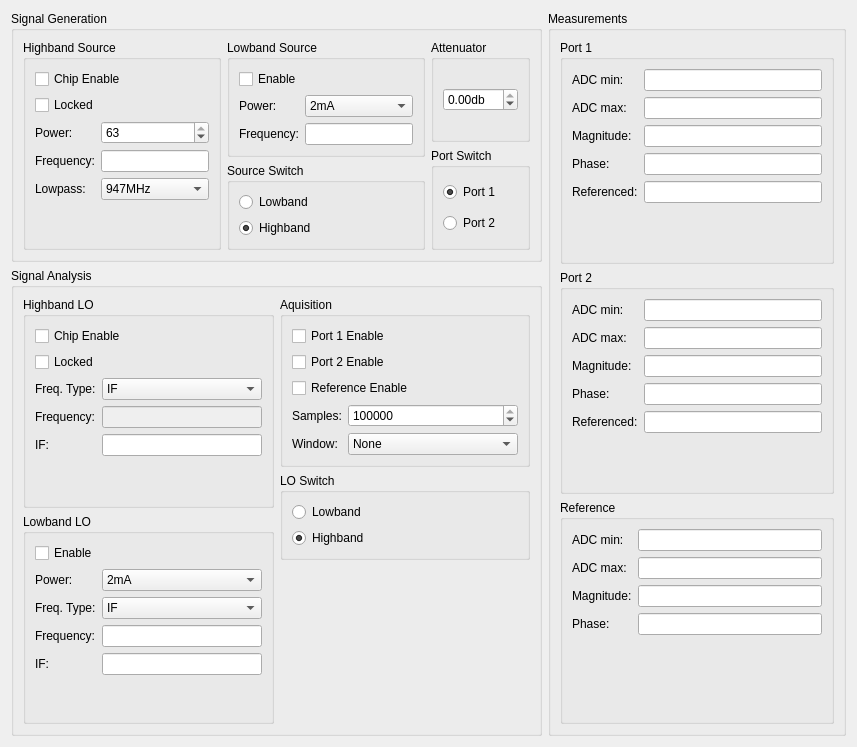
<?xml version="1.0" encoding="UTF-8"?>
<ui version="4.0">
 <class>ManualControlDialogVD0</class>
 <widget class="QDialog" name="ManualControlDialogVD0">
  <property name="windowModality">
   <enum>Qt::WindowModality::ApplicationModal</enum>
  </property>
  <property name="geometry">
   <rect>
    <x>0</x>
    <y>0</y>
    <width>857</width>
    <height>747</height>
   </rect>
  </property>
  <property name="windowTitle">
   <string>Manual System Control</string>
  </property>
  <layout class="QHBoxLayout" name="horizontalLayout_4">
   <item>
    <layout class="QVBoxLayout" name="verticalLayout_15">
     <item>
      <widget class="QGroupBox" name="groupBox_10">
       <property name="title">
        <string>Signal Generation</string>
       </property>
       <layout class="QVBoxLayout" name="verticalLayout_14">
        <item>
         <layout class="QHBoxLayout" name="horizontalLayout_3">
          <item>
           <layout class="QHBoxLayout" name="horizontalLayout_2">
            <item>
             <widget class="QGroupBox" name="groupBox">
              <property name="title">
               <string>Highband Source</string>
              </property>
              <layout class="QVBoxLayout" name="verticalLayout_10">
               <item>
                <widget class="QCheckBox" name="SourceCE">
                 <property name="text">
                  <string>Chip Enable</string>
                 </property>
                </widget>
               </item>
               <item>
                <widget class="QCheckBox" name="SourceLocked">
                 <property name="enabled">
                  <bool>true</bool>
                 </property>
                 <property name="text">
                  <string>Locked</string>
                 </property>
                </widget>
               </item>
               <item>
                <layout class="QFormLayout" name="formLayout">
                 <item row="0" column="0">
                  <widget class="QLabel" name="label">
                   <property name="text">
                    <string>Power:</string>
                   </property>
                  </widget>
                 </item>
                 <item row="1" column="0">
                  <widget class="QLabel" name="label_2">
                   <property name="text">
                    <string>Frequency:</string>
                   </property>
                  </widget>
                 </item>
                 <item row="1" column="1">
                  <widget class="SIUnitEdit" name="SourceHighFrequency"/>
                 </item>
                 <item row="2" column="0">
                  <widget class="QLabel" name="label_3">
                   <property name="text">
                    <string>Lowpass:</string>
                   </property>
                  </widget>
                 </item>
                 <item row="2" column="1">
                  <widget class="QComboBox" name="SourceLowpass">
                   <item>
                    <property name="text">
                     <string>947MHz</string>
                    </property>
                   </item>
                   <item>
                    <property name="text">
                     <string>1880MHz</string>
                    </property>
                   </item>
                   <item>
                    <property name="text">
                     <string>3500MHz</string>
                    </property>
                   </item>
                   <item>
                    <property name="text">
                     <string>None</string>
                    </property>
                   </item>
                  </widget>
                 </item>
                 <item row="0" column="1">
                  <widget class="QSpinBox" name="SourceHighPower">
                   <property name="maximum">
                    <number>63</number>
                   </property>
                   <property name="value">
                    <number>63</number>
                   </property>
                  </widget>
                 </item>
                </layout>
               </item>
              </layout>
             </widget>
            </item>
            <item>
             <layout class="QVBoxLayout" name="verticalLayout_7">
              <item>
               <widget class="QGroupBox" name="groupBox_2">
                <property name="title">
                 <string>Lowband Source</string>
                </property>
                <layout class="QVBoxLayout" name="verticalLayout_2">
                 <item>
                  <layout class="QVBoxLayout" name="verticalLayout">
                   <item>
                    <widget class="QCheckBox" name="SourceLowEnable">
                     <property name="text">
                      <string>Enable</string>
                     </property>
                    </widget>
                   </item>
                   <item>
                    <layout class="QFormLayout" name="formLayout_2">
                     <item row="0" column="0">
                      <widget class="QLabel" name="label_4">
                       <property name="text">
                        <string>Power:</string>
                       </property>
                      </widget>
                     </item>
                     <item row="0" column="1">
                      <widget class="QComboBox" name="SourceLowPower">
                       <item>
                        <property name="text">
                         <string>2mA</string>
                        </property>
                       </item>
                       <item>
                        <property name="text">
                         <string>4mA</string>
                        </property>
                       </item>
                       <item>
                        <property name="text">
                         <string>6mA</string>
                        </property>
                       </item>
                       <item>
                        <property name="text">
                         <string>8mA</string>
                        </property>
                       </item>
                      </widget>
                     </item>
                     <item row="1" column="0">
                      <widget class="QLabel" name="label_5">
                       <property name="text">
                        <string>Frequency:</string>
                       </property>
                      </widget>
                     </item>
                     <item row="1" column="1">
                      <widget class="SIUnitEdit" name="SourceLowFrequency"/>
                     </item>
                    </layout>
                   </item>
                  </layout>
                 </item>
                </layout>
               </widget>
              </item>
              <item>
               <widget class="QGroupBox" name="groupBox_3">
                <property name="title">
                 <string>Source Switch</string>
                </property>
                <layout class="QVBoxLayout" name="verticalLayout_3">
                 <item>
                  <widget class="QRadioButton" name="SwitchLowband">
                   <property name="text">
                    <string>Lowband</string>
                   </property>
                   <attribute name="buttonGroup">
                    <string notr="true">SourceSwitchGroup</string>
                   </attribute>
                  </widget>
                 </item>
                 <item>
                  <widget class="QRadioButton" name="SwitchHighband">
                   <property name="text">
                    <string>Highband</string>
                   </property>
                   <property name="checked">
                    <bool>true</bool>
                   </property>
                   <attribute name="buttonGroup">
                    <string notr="true">SourceSwitchGroup</string>
                   </attribute>
                  </widget>
                 </item>
                </layout>
               </widget>
              </item>
             </layout>
            </item>
           </layout>
          </item>
          <item>
           <layout class="QVBoxLayout" name="verticalLayout_12">
            <item>
             <widget class="QGroupBox" name="groupBox_4">
              <property name="title">
               <string>Attenuator</string>
              </property>
              <layout class="QVBoxLayout" name="verticalLayout_4">
               <item>
                <widget class="QDoubleSpinBox" name="Attenuator">
                 <property name="suffix">
                  <string>db</string>
                 </property>
                 <property name="minimum">
                  <double>-31.750000000000000</double>
                 </property>
                 <property name="maximum">
                  <double>0.000000000000000</double>
                 </property>
                 <property name="singleStep">
                  <double>0.250000000000000</double>
                 </property>
                </widget>
               </item>
              </layout>
             </widget>
            </item>
            <item>
             <widget class="QGroupBox" name="groupBox_6">
              <property name="title">
               <string>Port Switch</string>
              </property>
              <layout class="QVBoxLayout" name="verticalLayout_5">
               <item>
                <widget class="QRadioButton" name="Port1Switch">
                 <property name="text">
                  <string>Port 1</string>
                 </property>
                 <property name="checked">
                  <bool>true</bool>
                 </property>
                 <attribute name="buttonGroup">
                  <string notr="true">PortSwitchGroup</string>
                 </attribute>
                </widget>
               </item>
               <item>
                <widget class="QRadioButton" name="Port2Switch">
                 <property name="text">
                  <string>Port 2</string>
                 </property>
                 <attribute name="buttonGroup">
                  <string notr="true">PortSwitchGroup</string>
                 </attribute>
                </widget>
               </item>
              </layout>
             </widget>
            </item>
           </layout>
          </item>
         </layout>
        </item>
       </layout>
      </widget>
     </item>
     <item>
      <widget class="QGroupBox" name="groupBox_11">
       <property name="title">
        <string>Signal Analysis</string>
       </property>
       <layout class="QHBoxLayout" name="horizontalLayout" stretch="1,1">
        <item>
         <layout class="QVBoxLayout" name="verticalLayout_13">
          <item>
           <widget class="QGroupBox" name="groupBox_7">
            <property name="title">
             <string>Highband LO</string>
            </property>
            <layout class="QVBoxLayout" name="verticalLayout_6">
             <item>
              <widget class="QCheckBox" name="LOHighCE">
               <property name="text">
                <string>Chip Enable</string>
               </property>
              </widget>
             </item>
             <item>
              <widget class="QCheckBox" name="LOLocked">
               <property name="enabled">
                <bool>true</bool>
               </property>
               <property name="text">
                <string>Locked</string>
               </property>
              </widget>
             </item>
             <item>
              <layout class="QFormLayout" name="formLayout_3">
               <item row="1" column="0">
                <widget class="QLabel" name="label_7">
                 <property name="text">
                  <string>Frequency:</string>
                 </property>
                </widget>
               </item>
               <item row="1" column="1">
                <widget class="SIUnitEdit" name="LOHighFrequency">
                 <property name="enabled">
                  <bool>false</bool>
                 </property>
                </widget>
               </item>
               <item row="2" column="0">
                <widget class="QLabel" name="label_6">
                 <property name="text">
                  <string>IF:</string>
                 </property>
                </widget>
               </item>
               <item row="2" column="1">
                <widget class="SIUnitEdit" name="IFHigh"/>
               </item>
               <item row="0" column="1">
                <widget class="QComboBox" name="LOHighFreqType">
                 <item>
                  <property name="text">
                   <string>IF</string>
                  </property>
                 </item>
                 <item>
                  <property name="text">
                   <string>Absolute</string>
                  </property>
                 </item>
                </widget>
               </item>
               <item row="0" column="0">
                <widget class="QLabel" name="label_8">
                 <property name="text">
                  <string>Freq. Type:</string>
                 </property>
                </widget>
               </item>
              </layout>
             </item>
            </layout>
           </widget>
          </item>
          <item>
           <widget class="QGroupBox" name="groupBox_5">
            <property name="title">
             <string>Lowband LO</string>
            </property>
            <layout class="QVBoxLayout" name="verticalLayout_9">
             <item>
              <widget class="QCheckBox" name="LOLowEnable">
               <property name="text">
                <string>Enable</string>
               </property>
              </widget>
             </item>
             <item>
              <layout class="QFormLayout" name="formLayout_4">
               <item row="0" column="0">
                <widget class="QLabel" name="label_9">
                 <property name="text">
                  <string>Power:</string>
                 </property>
                </widget>
               </item>
               <item row="0" column="1">
                <widget class="QComboBox" name="LOLowPower">
                 <item>
                  <property name="text">
                   <string>2mA</string>
                  </property>
                 </item>
                 <item>
                  <property name="text">
                   <string>4mA</string>
                  </property>
                 </item>
                 <item>
                  <property name="text">
                   <string>6mA</string>
                  </property>
                 </item>
                 <item>
                  <property name="text">
                   <string>8mA</string>
                  </property>
                 </item>
                </widget>
               </item>
               <item row="1" column="0">
                <widget class="QLabel" name="label_11">
                 <property name="text">
                  <string>Freq. Type:</string>
                 </property>
                </widget>
               </item>
               <item row="1" column="1">
                <widget class="QComboBox" name="LOLowFreqType">
                 <item>
                  <property name="text">
                   <string>IF</string>
                  </property>
                 </item>
                 <item>
                  <property name="text">
                   <string>Absolute</string>
                  </property>
                 </item>
                </widget>
               </item>
               <item row="2" column="0">
                <widget class="QLabel" name="label_10">
                 <property name="text">
                  <string>Frequency:</string>
                 </property>
                </widget>
               </item>
               <item row="2" column="1">
                <widget class="SIUnitEdit" name="LOLowFrequency"/>
               </item>
               <item row="3" column="0">
                <widget class="QLabel" name="label_16">
                 <property name="text">
                  <string>IF:</string>
                 </property>
                </widget>
               </item>
               <item row="3" column="1">
                <widget class="SIUnitEdit" name="IFLow"/>
               </item>
              </layout>
             </item>
            </layout>
           </widget>
          </item>
         </layout>
        </item>
        <item>
         <layout class="QVBoxLayout" name="verticalLayout_20">
          <item>
           <widget class="QGroupBox" name="groupBox_9">
            <property name="title">
             <string>Aquisition</string>
            </property>
            <layout class="QVBoxLayout" name="verticalLayout_8">
             <item>
              <widget class="QCheckBox" name="Port1Enable">
               <property name="text">
                <string>Port 1 Enable</string>
               </property>
              </widget>
             </item>
             <item>
              <widget class="QCheckBox" name="Port2Enable">
               <property name="text">
                <string>Port 2 Enable</string>
               </property>
              </widget>
             </item>
             <item>
              <widget class="QCheckBox" name="RefEnable">
               <property name="text">
                <string>Reference Enable</string>
               </property>
              </widget>
             </item>
             <item>
              <layout class="QFormLayout" name="formLayout_5">
               <item row="0" column="0">
                <widget class="QLabel" name="label_12">
                 <property name="text">
                  <string>Samples:</string>
                 </property>
                </widget>
               </item>
               <item row="0" column="1">
                <widget class="QSpinBox" name="Samples">
                 <property name="minimum">
                  <number>16</number>
                 </property>
                 <property name="maximum">
                  <number>131072</number>
                 </property>
                 <property name="singleStep">
                  <number>16</number>
                 </property>
                 <property name="value">
                  <number>131072</number>
                 </property>
                </widget>
               </item>
               <item row="1" column="0">
                <widget class="QLabel" name="label_15">
                 <property name="text">
                  <string>Window:</string>
                 </property>
                </widget>
               </item>
               <item row="1" column="1">
                <widget class="QComboBox" name="cbWindow">
                 <item>
                  <property name="text">
                   <string>None</string>
                  </property>
                 </item>
                 <item>
                  <property name="text">
                   <string>Kaiser</string>
                  </property>
                 </item>
                 <item>
                  <property name="text">
                   <string>Hann</string>
                  </property>
                 </item>
                 <item>
                  <property name="text">
                   <string>Flat Top</string>
                  </property>
                 </item>
                </widget>
               </item>
              </layout>
             </item>
            </layout>
           </widget>
          </item>
          <item>
           <widget class="QGroupBox" name="groupBox_8">
            <property name="title">
             <string>LO Switch</string>
            </property>
            <layout class="QVBoxLayout" name="verticalLayout_11">
             <item>
              <widget class="QRadioButton" name="LOSwitchLowband">
               <property name="text">
                <string>Lowband</string>
               </property>
               <attribute name="buttonGroup">
                <string notr="true">LOSwitchGroup</string>
               </attribute>
              </widget>
             </item>
             <item>
              <widget class="QRadioButton" name="LOSwitchHighband">
               <property name="text">
                <string>Highband</string>
               </property>
               <property name="checked">
                <bool>true</bool>
               </property>
               <attribute name="buttonGroup">
                <string notr="true">LOSwitchGroup</string>
               </attribute>
              </widget>
             </item>
            </layout>
           </widget>
          </item>
          <item>
           <spacer name="verticalSpacer">
            <property name="orientation">
             <enum>Qt::Orientation::Vertical</enum>
            </property>
            <property name="sizeHint" stdset="0">
             <size>
              <width>20</width>
              <height>40</height>
             </size>
            </property>
           </spacer>
          </item>
         </layout>
        </item>
       </layout>
      </widget>
     </item>
    </layout>
   </item>
   <item>
    <widget class="QGroupBox" name="groupBox_12">
     <property name="title">
      <string>Measurements</string>
     </property>
     <layout class="QVBoxLayout" name="verticalLayout_16">
      <item>
       <widget class="QGroupBox" name="groupBox_16">
        <property name="title">
         <string>Port 1</string>
        </property>
        <layout class="QVBoxLayout" name="verticalLayout_19">
         <item>
          <layout class="QFormLayout" name="formLayout_9">
           <item row="0" column="0">
            <widget class="QLabel" name="label_25">
             <property name="text">
              <string>ADC min:</string>
             </property>
            </widget>
           </item>
           <item row="0" column="1">
            <widget class="QLineEdit" name="port1min"/>
           </item>
           <item row="1" column="0">
            <widget class="QLabel" name="label_26">
             <property name="text">
              <string>ADC max:</string>
             </property>
            </widget>
           </item>
           <item row="1" column="1">
            <widget class="QLineEdit" name="port1max"/>
           </item>
           <item row="2" column="0">
            <widget class="QLabel" name="label_27">
             <property name="text">
              <string>Magnitude:</string>
             </property>
            </widget>
           </item>
           <item row="2" column="1">
            <widget class="QLineEdit" name="port1mag"/>
           </item>
           <item row="3" column="0">
            <widget class="QLabel" name="label_28">
             <property name="text">
              <string>Phase:</string>
             </property>
            </widget>
           </item>
           <item row="3" column="1">
            <widget class="QLineEdit" name="port1phase"/>
           </item>
           <item row="4" column="0">
            <widget class="QLabel" name="label_13">
             <property name="text">
              <string>Referenced:</string>
             </property>
            </widget>
           </item>
           <item row="4" column="1">
            <widget class="QLineEdit" name="port1referenced"/>
           </item>
          </layout>
         </item>
        </layout>
       </widget>
      </item>
      <item>
       <widget class="QGroupBox" name="groupBox_14">
        <property name="title">
         <string>Port 2</string>
        </property>
        <layout class="QVBoxLayout" name="verticalLayout_17">
         <item>
          <layout class="QFormLayout" name="formLayout_7">
           <item row="0" column="0">
            <widget class="QLabel" name="label_17">
             <property name="text">
              <string>ADC min:</string>
             </property>
            </widget>
           </item>
           <item row="0" column="1">
            <widget class="QLineEdit" name="port2min"/>
           </item>
           <item row="1" column="0">
            <widget class="QLabel" name="label_18">
             <property name="text">
              <string>ADC max:</string>
             </property>
            </widget>
           </item>
           <item row="1" column="1">
            <widget class="QLineEdit" name="port2max"/>
           </item>
           <item row="2" column="0">
            <widget class="QLabel" name="label_19">
             <property name="text">
              <string>Magnitude:</string>
             </property>
            </widget>
           </item>
           <item row="2" column="1">
            <widget class="QLineEdit" name="port2mag"/>
           </item>
           <item row="3" column="0">
            <widget class="QLabel" name="label_20">
             <property name="text">
              <string>Phase:</string>
             </property>
            </widget>
           </item>
           <item row="3" column="1">
            <widget class="QLineEdit" name="port2phase"/>
           </item>
           <item row="4" column="0">
            <widget class="QLabel" name="label_14">
             <property name="text">
              <string>Referenced:</string>
             </property>
            </widget>
           </item>
           <item row="4" column="1">
            <widget class="QLineEdit" name="port2referenced"/>
           </item>
          </layout>
         </item>
        </layout>
       </widget>
      </item>
      <item>
       <widget class="QGroupBox" name="groupBox_15">
        <property name="title">
         <string>Reference</string>
        </property>
        <layout class="QVBoxLayout" name="verticalLayout_18">
         <item>
          <layout class="QFormLayout" name="formLayout_8">
           <item row="0" column="0">
            <widget class="QLabel" name="label_21">
             <property name="text">
              <string>ADC min:</string>
             </property>
            </widget>
           </item>
           <item row="0" column="1">
            <widget class="QLineEdit" name="refmin"/>
           </item>
           <item row="1" column="0">
            <widget class="QLabel" name="label_22">
             <property name="text">
              <string>ADC max:</string>
             </property>
            </widget>
           </item>
           <item row="1" column="1">
            <widget class="QLineEdit" name="refmax"/>
           </item>
           <item row="2" column="0">
            <widget class="QLabel" name="label_23">
             <property name="text">
              <string>Magnitude:</string>
             </property>
            </widget>
           </item>
           <item row="2" column="1">
            <widget class="QLineEdit" name="refmag"/>
           </item>
           <item row="3" column="0">
            <widget class="QLabel" name="label_24">
             <property name="text">
              <string>Phase:</string>
             </property>
            </widget>
           </item>
           <item row="3" column="1">
            <widget class="QLineEdit" name="refphase"/>
           </item>
          </layout>
         </item>
        </layout>
       </widget>
      </item>
     </layout>
    </widget>
   </item>
  </layout>
 </widget>
 <customwidgets>
  <customwidget>
   <class>SIUnitEdit</class>
   <extends>QLineEdit</extends>
   <header>CustomWidgets/siunitedit.h</header>
  </customwidget>
 </customwidgets>
 <resources/>
 <connections/>
 <buttongroups>
  <buttongroup name="PortSwitchGroup"/>
  <buttongroup name="SourceSwitchGroup"/>
  <buttongroup name="LOSwitchGroup"/>
 </buttongroups>
</ui>
